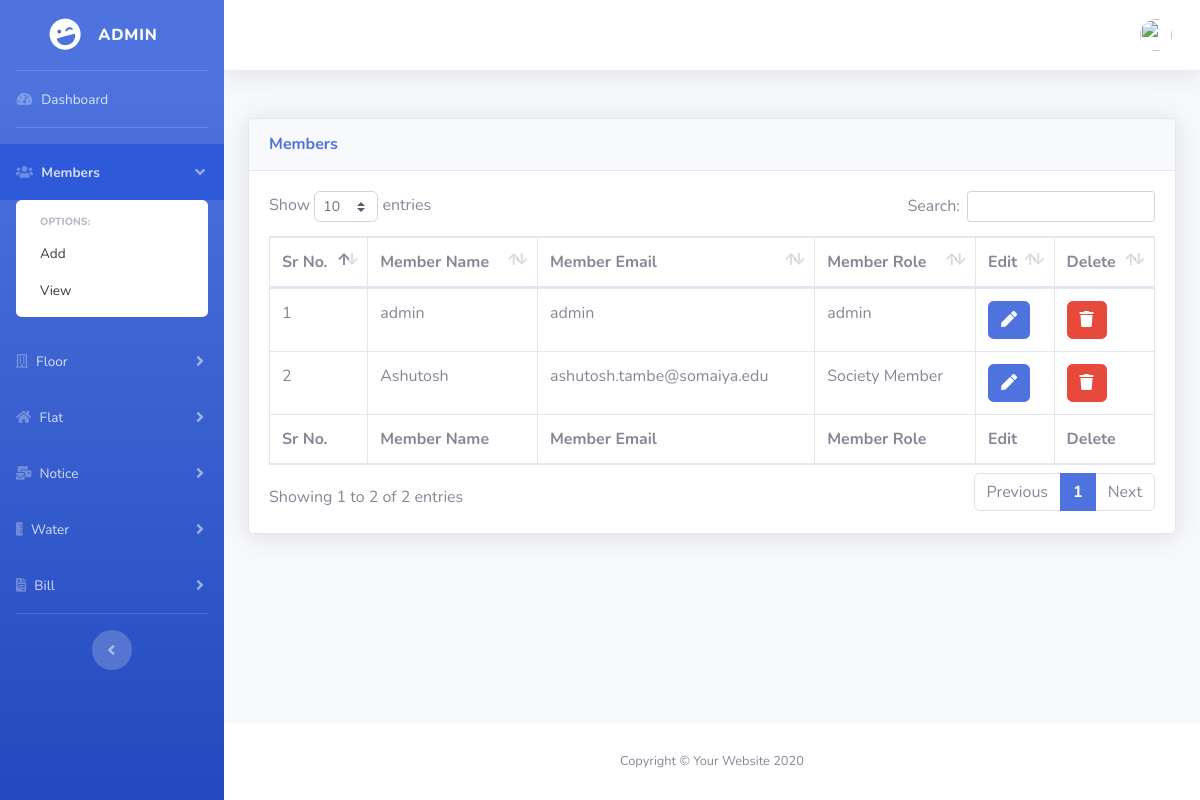
The app's page /admin/member.php (signed in), older data.
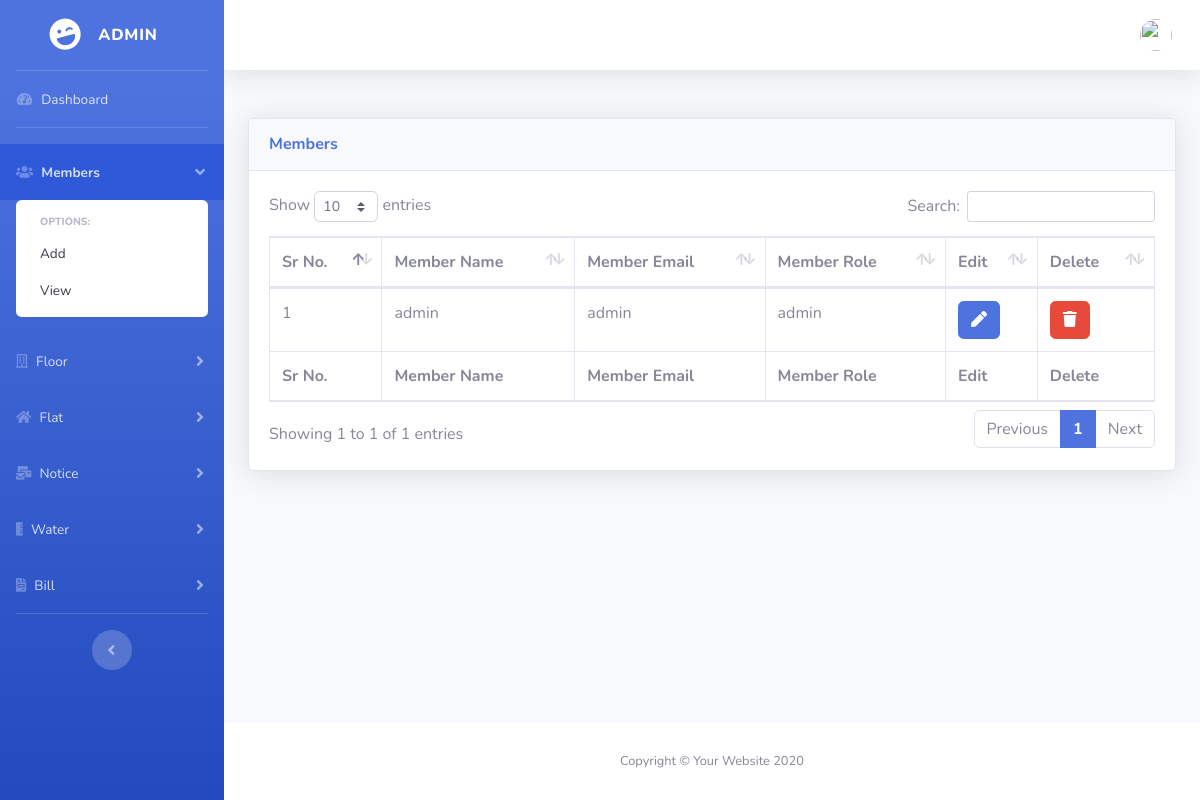
The same page, newer data.
### tables this page shows
CREATE TABLE `members` (
  `id` int(11) NOT NULL,
  `member_name` varchar(255) NOT NULL,
  `member_email` varchar(255) NOT NULL,
  `member_password` varchar(255) NOT NULL,
  `member_role` varchar(255) NOT NULL DEFAULT 'Visitor',
  `created_at` datetime NOT NULL,
  `updated_at` datetime NOT NULL
);

### admin/classes/Database.php (called while the page is built, shortened)
<?php
    class Database{
        private $host;
        private $username;
        private $password;
        private $database;
        private $connection;
        public function __construct(){
            $this->host = "localhost";
            $this->username = "root";
            $this->password = "";
            $this->database = "societymanagement";
        }
        public function connectDB(){
            $this->connection = new mysqli($this->host, $this->username, $this->password);
            $db_selected = $this->connection->select_db($this->database);
        }
        public function getConnection(){
            return $this->connection;
        }
    }
    $database = new Database();
?>

### admin/classes/Session.php (called while the page is built, shortened)
<?php
class Session {
    public static function isSessionStart(){
        if(isset($_SESSION['login'])){
            return true;
        } else{
            return false;
        }
    }
}

### admin/classes/User.php (called while the page is built, shortened)
<?php
    include_once("Database.php");
    include_once("Session.php");
    class User{
        private $connection;
        public function __construct(){
            global $database;
            $this->connection = $database->getConnection();
        }
        public function readAllMembers(){
            $result_set = $this->connection->query("SELECT * FROM members");
            return $result_set;
        }
    }
?>

### admin/includes/members/view-member.php (the view, shortened to what this page needs)
<?php
    $user = new User();
?>
<div class="card shadow mb-4">
    <div class="card-header py-3">
        <h6 class="m-0 font-weight-bold text-primary">Members</h6> </div>
    <div class="card-body">
        <div class="table-responsive">
            <table class="table table-bordered" id="dataTable" width="100%" cellspacing="0">
                <thead>
                    <tr>
                        <th>Sr No.</th>
                        <th>Member Name</th>
                        <th>Member Email</th>
                        <th>Member Role</th>
                        <?php
                            if($user_role == 'admin'){
                        ?>
                        <th>Edit</th>
                        <th>Delete</th>
                        <?php
                            }
                        ?>
                    </tr>
                </thead>
                <tfoot>
                    <tr>
                        <th>Sr No.</th>
                        <th>Member Name</th>
                        <th>Member Email</th>
                        <th>Member Role</th>
                        <?php
                            if($user_role == 'admin'){
                        ?>
                        <th>Edit</th>
                        <th>Delete</th>
                        <?php
                            }
                        ?>
                    </tr>
                </tfoot>
                 <tbody>
                  <?php
                        $id = 0;
                        $allMembers = $user->readAllMembers();
                        while($row = mysqli_fetch_assoc($allMembers)){
                            $id = $id+1;
                            $member_id = $row['id'];
                            $member_name = $row['member_name'];
                            $member_email = $row['member_email'];
                            $member_role = $row['member_role'];
                            echo "<tr>";
                            echo "<td>$id</td>";
                            echo "<td>$member_name</td>";
                            echo "<td>$member_email</td>";
                            echo "<td>$member_role</td>";
                            if($user_role == 'admin'){
                                echo "<td><a href='member.php?source=edit_member&mid=$member_id' class='btn btn-primary'><span class='fa fa-pen'></span> </a></td> ";
                                echo "<td><button type='button' class='btn btn-danger delete-member' data-member-id='$member_id'> <span class='fa fa-trash'></span></button></td>";
                            }
                            echo "</tr>";
                        }
                    ?>
                </tbody>
            </table>
        </div>
    </div>
</div>

Row changes from the older to the newer data that the page shows:
removed members: member_name "Ashutosh", member_email "ashutosh.tambe@somaiya.edu", member_role "Society Member"
Text that changed along with them:
text written by a page script: "Show entries Search: Showing 1 to 2 of 2 entries Previous 1 Next" → "Show entries Search: Showing 1 to 1 of 1 entries Previous 1 Next"
